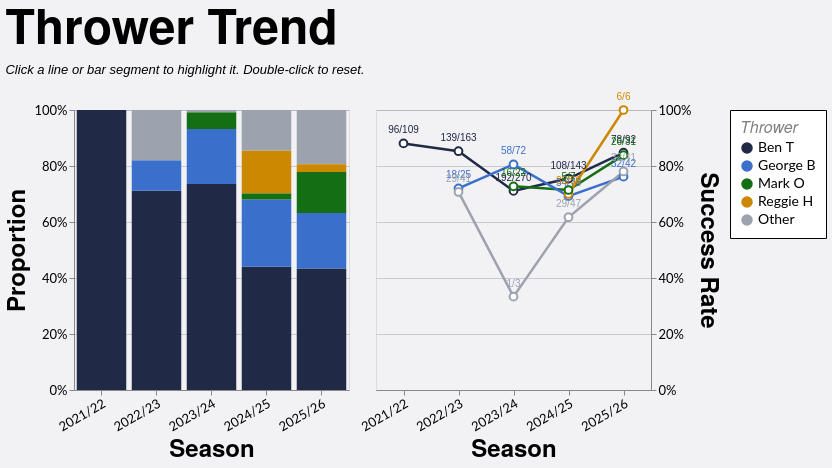

The Vega-Lite source for this figure:
### Vega-Lite specification from a JSON file in a GitHub repository (floating-point values rounded to 4 significant figures; data arrays with more than 128 entries replaced by an {"elided": "..."} marker saying what was removed)
{"config": {"axis": {"labelFont": "Lato, sans-serif", "titleFont": "PT Sans Narrow, Helvetica Neue, Helvetica, Arial, sans-serif", "labelFontSize": 13, "titleFontSize": 24, "gridColor": "#202947", "gridOpacity": 0.2}, "header": {"labelFont": "PT Sans Narrow, Helvetica Neue, Helvetica, Arial, sans-serif", "titleFont": "PT Sans Narrow, Helvetica Neue, Helvetica, Arial, sans-serif", "labelFontSize": 24, "titleFontSize": 28, "labelFontWeight": "bold", "orient": "left"}, "legend": {"labelFont": "Lato, sans-serif", "titleFont": "PT Sans Narrow, Helvetica Neue, Helvetica, Arial, sans-serif", "labelFontSize": 14, "titleFontSize": 16, "titlePadding": 5, "fillColor": "white", "strokeColor": "black", "padding": 10, "titleFontWeight": "lighter", "titleFontStyle": "italic", "titleColor": "gray", "offset": 10}, "title": {"font": "PT Sans Narrow, Helvetica Neue, Helvetica, Arial, sans-serif", "fontSize": 48, "fontWeight": "bold", "anchor": "start", "align": "center", "titlePadding": 20, "subtitlePadding": 10, "subtitleFontSize": 13, "subtitleColor": "", "subtitleFontStyle": "italic", "offset": 15, "color": "black"}, "axisX": {"labelAngle": 0}, "facet": {"title": null, "header": null, "align": {"row": "each", "column": "each"}}, "resolve": {"scale": {"y": "independent", "facet": "independent"}}, "background": "#f2f1f4", "scale": {"offsetBandPaddingOuter": 0.2, "offsetBandPaddingInner": 0.1}}, "hconcat": [{"mark": {"type": "bar", "opacity": 0.85}, "encoding": {"color": {"field": "thrower_tier", "scale": {"domain": ["Ben T", "George B", "Mark O", "Reggie H", "Other"], "range": ["#202946", "#3a6fcc", "#146f14", "#cc8800", "#9ca3af"]}, "title": "Thrower", "type": "nominal"}, "opacity": {"condition": {"param": "param_7", "value": 1.0, "empty": true}, "value": 0.2}, "order": {"field": "tier_sort_order", "sort": "ascending", "type": "quantitative"}, "tooltip": [{"field": "season", "title": "Season", "type": "nominal"}, {"field": "thrower_tier_name", "title": "Thrower", "type": "nominal"}, {"field": "attempts", "format": ",.0f", "title": "Attempts", "type": "quantitative"}, {"field": "won", "format": ",.0f", "title": "Won", "type": "quantitative"}, {"field": "success_rate", "format": ".1%", "title": "Success Rate", "type": "quantitative"}], "x": {"axis": {"labelAngle": -30}, "field": "season", "sort": ["2021/22", "2022/23", "2023/24", "2024/25", "2025/26"], "title": "Season", "type": "nominal"}, "y": {"axis": {"format": "%", "orient": "left"}, "field": "attempts", "stack": "normalize", "title": "Proportion", "type": "quantitative"}}, "height": 280, "name": "view_8", "transform": [{"filter": "(loSquad == 'All' || datum.squad == loSquad) && (loGameType == 'All' || (loGameType == 'League + Cup' && (datum.game_type == 'League' || datum.game_type == 'Cup')) || (loGameType == 'League only' && datum.game_type == 'League') || datum.game_type == loGameType) && (loJumper == 'All' || datum.jumper == loJumper) && (loArea == 'All' || datum.area == loArea) && (loNumbers == 'All' || datum.numbers == loNumbers)"}, {"aggregate": [{"op": "count", "as": "attempts"}, {"op": "sum", "field": "won", "as": "won"}], "groupby": ["season", "thrower_tier", "thrower_tier_name"]}, {"joinaggregate": [{"op": "sum", "field": "attempts", "as": "season_attempts"}], "groupby": ["season"]}, {"calculate": "datum.attempts / datum.season_attempts", "as": "norm_count"}, {"calculate": "datum.won / datum.attempts", "as": "success_rate"}, {"calculate": "datum.won + '/' + datum.attempts", "as": "won_attempts_label"}, {"calculate": "datum.thrower_tier == 'Ben T' ? 0 : datum.thrower_tier == 'George B' ? 1 : datum.thrower_tier == 'Mark O' ? 2 : datum.thrower_tier == 'Reggie H' ? 3 : 999", "as": "tier_sort_order"}], "width": {"step": 55}}, {"layer": [{"mark": {"type": "line", "point": {"fill": "white", "filled": false, "size": 60}, "strokeWidth": 2.5}, "encoding": {"color": {"field": "thrower_tier", "scale": {"domain": ["Ben T", "George B", "Mark O", "Reggie H", "Other"], "range": ["#202946", "#3a6fcc", "#146f14", "#cc8800", "#9ca3af"]}, "title": "Thrower", "type": "nominal"}, "detail": {"field": "thrower_tier", "type": "nominal"}, "opacity": {"condition": {"param": "param_7", "value": 1.0, "empty": true}, "value": 0.2}, "tooltip": [{"field": "season", "title": "Season", "type": "nominal"}, {"field": "thrower_tier_name", "title": "Thrower", "type": "nominal"}, {"field": "attempts", "format": ",.0f", "title": "Attempts", "type": "quantitative"}, {"field": "won", "format": ",.0f", "title": "Won", "type": "quantitative"}, {"field": "success_rate", "format": ".1%", "title": "Success Rate", "type": "quantitative"}], "x": {"axis": {"labelAngle": -30}, "field": "season", "sort": ["2021/22", "2022/23", "2023/24", "2024/25", "2025/26"], "title": "Season", "type": "nominal"}, "y": {"axis": {"format": "%", "orient": "right"}, "field": "success_rate", "scale": {"domainMax": 1, "nice": true}, "title": "Success Rate", "type": "quantitative"}}, "name": "view_7", "transform": [{"filter": "(loSquad == 'All' || datum.squad == loSquad) && (loGameType == 'All' || (loGameType == 'League + Cup' && (datum.game_type == 'League' || datum.game_type == 'Cup')) || (loGameType == 'League only' && datum.game_type == 'League') || datum.game_type == loGameType) && (loJumper == 'All' || datum.jumper == loJumper) && (loArea == 'All' || datum.area == loArea) && (loNumbers == 'All' || datum.numbers == loNumbers)"}, {"aggregate": [{"op": "count", "as": "attempts"}, {"op": "sum", "field": "won", "as": "won"}], "groupby": ["season", "thrower_tier", "thrower_tier_name"]}, {"joinaggregate": [{"op": "sum", "field": "attempts", "as": "season_attempts"}], "groupby": ["season"]}, {"calculate": "datum.attempts / datum.season_attempts", "as": "norm_count"}, {"calculate": "datum.won / datum.attempts", "as": "success_rate"}, {"calculate": "datum.won + '/' + datum.attempts", "as": "won_attempts_label"}, {"calculate": "datum.thrower_tier == 'Ben T' ? 0 : datum.thrower_tier == 'George B' ? 1 : datum.thrower_tier == 'Mark O' ? 2 : datum.thrower_tier == 'Reggie H' ? 3 : 999", "as": "tier_sort_order"}]}, {"mark": {"type": "text", "align": "center", "baseline": "bottom", "dy": -8, "fontSize": 10}, "encoding": {"color": {"field": "thrower_tier", "scale": {"domain": ["Ben T", "George B", "Mark O", "Reggie H", "Other"], "range": ["#202946", "#3a6fcc", "#146f14", "#cc8800", "#9ca3af"]}, "title": "Thrower", "type": "nominal"}, "detail": {"field": "thrower_tier", "type": "nominal"}, "opacity": {"condition": {"param": "param_7", "value": 1.0, "empty": true}, "value": 0.2}, "text": {"field": "won_attempts_label", "type": "nominal"}, "x": {"axis": {"labelAngle": -30}, "field": "season", "sort": ["2021/22", "2022/23", "2023/24", "2024/25", "2025/26"], "title": "Season", "type": "nominal"}, "y": {"axis": {"format": "%", "orient": "right"}, "field": "success_rate", "scale": {"domainMax": 1, "nice": true}, "title": "Success Rate", "type": "quantitative"}}, "transform": [{"filter": "(loSquad == 'All' || datum.squad == loSquad) && (loGameType == 'All' || (loGameType == 'League + Cup' && (datum.game_type == 'League' || datum.game_type == 'Cup')) || (loGameType == 'League only' && datum.game_type == 'League') || datum.game_type == loGameType) && (loJumper == 'All' || datum.jumper == loJumper) && (loArea == 'All' || datum.area == loArea) && (loNumbers == 'All' || datum.numbers == loNumbers)"}, {"aggregate": [{"op": "count", "as": "attempts"}, {"op": "sum", "field": "won", "as": "won"}], "groupby": ["season", "thrower_tier", "thrower_tier_name"]}, {"joinaggregate": [{"op": "sum", "field": "attempts", "as": "season_attempts"}], "groupby": ["season"]}, {"calculate": "datum.attempts / datum.season_attempts", "as": "norm_count"}, {"calculate": "datum.won / datum.attempts", "as": "success_rate"}, {"calculate": "datum.won + '/' + datum.attempts", "as": "won_attempts_label"}, {"calculate": "datum.thrower_tier == 'Ben T' ? 0 : datum.thrower_tier == 'George B' ? 1 : datum.thrower_tier == 'Mark O' ? 2 : datum.thrower_tier == 'Reggie H' ? 3 : 999", "as": "tier_sort_order"}]}], "height": 280, "width": {"step": 55}}], "data": {"name": "data-fd97cf12bd15f6b074c1acc6385cdf30"}, "params": [{"name": "loSquad", "value": "All"}, {"name": "loSeason", "value": "All"}, {"name": "loGameType", "value": "All"}, {"name": "loThrower", "value": "All"}, {"name": "loJumper", "value": "All"}, {"name": "loArea", "value": "All"}, {"name": "loNumbers", "value": "All"}, {"name": "param_7", "select": {"type": "point", "clear": "dblclick", "fields": ["thrower_tier"], "on": "click"}, "views": ["view_8", "view_7"]}], "resolve": {"scale": {"color": "shared"}}, "spacing": 8, "title": {"text": "Thrower Trend", "subtitle": "Click a line or bar segment to highlight it. Double-click to reset."}, "$schema": "https://vega.github.io/schema/vega-lite/v5.20.1.json", "datasets": {"data-fd97cf12bd15f6b074c1acc6385cdf30": {"elided": "1242 records"}}}
